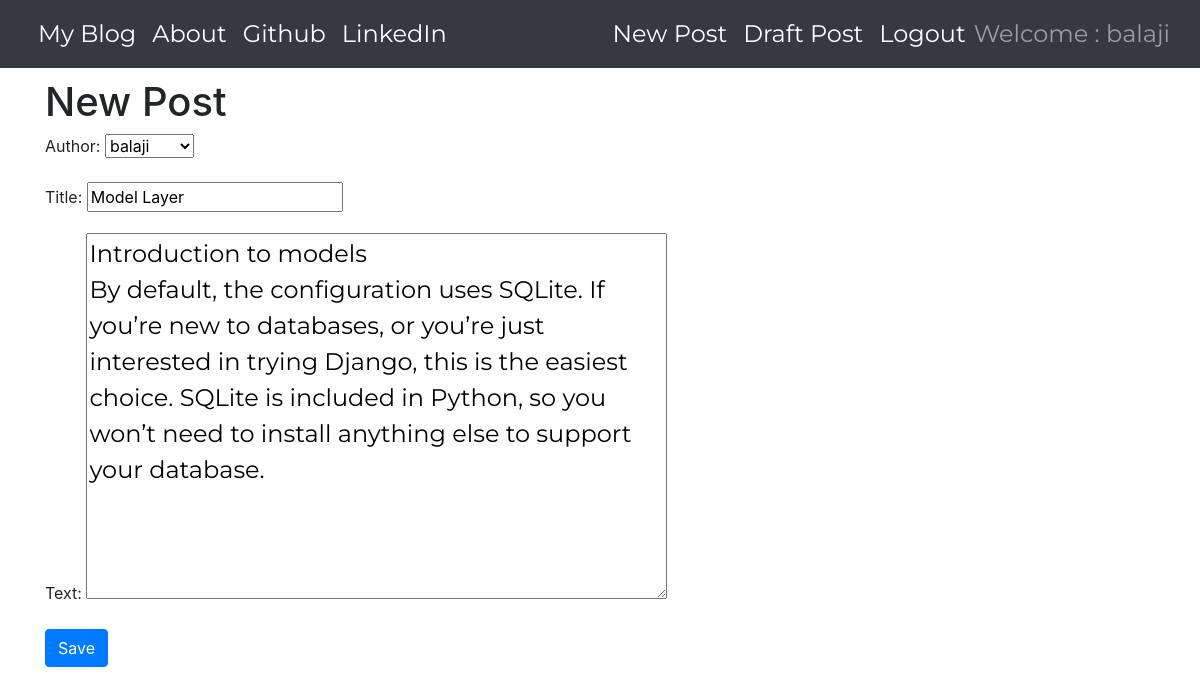
/post/4/edit/ (signed in), run on the app's committed database.
### blogApp/models.py (models this page shows, shortened)
class Post(models.Model):
    author = models.ForeignKey('auth.User',on_delete=models.CASCADE)
    title = models.CharField(max_length=256)
    text = models.TextField()
    create_time = models.DateTimeField(default=timezone.now)
    published_time = models.DateTimeField(blank=True,null=True)

### blogApp/views.py (the view)
# urls.py: path('post/<int:pk>/edit/',views.UpdatePost.as_view(),name='post_edit'),
class UpdatePost(LoginRequiredMixin,UpdateView):
    login_url = '/login/'
    redirect_field_name = 'blogApp/post_detail.html'
    form_class = PostForm
    model = Post

### blogApp/forms.py
class PostForm(forms.ModelForm):
    class Meta():
        model = Post
        fields = ('author','title','text')
        widgets = {
            'title':forms.TextInput(attrs={'class':'textinputclass'}),
            'text':forms.Textarea(attrs={'class':'editable medium-editor-textarea postcontent'})
        }

### blogApp/templates/blogApp/post_form.html (shortened to what this page needs)
{% extends 'blogApp/base.html' %}
{% block content %}
  <h1>New Post</h1>
  <form class="post-form" method="POST">
    {{ form.as_p }}
    <button type="submit" class='btn btn-primary save' name="button">Save</button>
  </form>
{% endblock %}

### blogApp/templates/blogApp/base.html (shortened to what this page needs)
<!DOCTYPE html>
{% load staticfiles %}
{% load octicons %}
<html lang="en" dir="ltr">
  <head>
    <link rel="stylesheet" href="https://stackpath.bootstrapcdn.com/bootstrap/4.3.1/css/bootstrap.min.css">
    <link rel="stylesheet" href="//cdn.jsdelivr.net/npm/medium-editor@latest/dist/css/medium-editor.min.css" type="text/css" media="screen" charset="utf-8">
    <link rel="stylesheet" href="{% static 'css/blogApp.css' %}">
  </head>
  <body>
    <nav class='navbar navbar-expand navbar-dark bg-dark techfont flex-md-row bd-navbar'>
      <div class="container">
        <div class="collapse navbar-collapse" id='navbarNav'>
          <ul class='navbar-nav bd-navbar-nav flex-row'>
            <li class="nav-item active"><a class='nav-link' href="{% url 'post_list' %}">My Blog</a></li>
            <li class="nav-item active"><a class='nav-link' href="{% url 'about' %}">About</a></li>
            <li class="nav-item active"><a class='nav-link' href="https://www.github.com">Github</a></li>
            <li class='nav-item active'><a class='nav-link' href="https://www.linkedin.com">LinkedIn</a></li>
          </ul>
          <ul class='navbar-nav flex-row ml-md-auto d-none d-md-flex'>
            {% if user.is_authenticated %}
              <li class='nav-item active'><a class='nav-link' href="{% url 'post_new' %}">New Post</a></li>
              <li class='nav-item active'><a class='nav-link' href="{% url 'draft' %}">Draft Post</a></li>
              <li class='nav-item active'><a class='nav-link' href="{% url 'logout' %}">Logout</a></li>
              <span class="navbar-text">Welcome : {{ user.username }}</span>
            {% else %}
              <li><a class="nav-item active navbar-right" href="{% url 'login' %}"><i class="fas fa-user" style="color:white"></i></a></li>
            {% endif %}
          </ul>
        </div>
      </div>
    </nav>
        <div class="content container">
            <div class="row">
                <div class="col-md-8">
                  <div class="blog_posts">
                    {% block content %}
                    {% endblock %}
                  </div>
                </div>
            </div>
        </div>
  </body>
</html>

### blogApp/static/css/blogApp.css (style rules this page uses)
.techfont { font-family: 'Montserrat', sans-serif; font-size: 1.5em; margin-bottom: 10px; }
.postcontent { font-family: 'Montserrat'; font-size: 1.5em; }

### data on the page
Post: author "balaji", title "Model Layer", text "Introduction to models By default, the configuration uses SQLite. If you’re new to databases, or you’re just interested in trying Django, this is the easiest choice. SQLite is included in Python, so you won’t need to install anything else to support your database."

### other printed values
{{ user.username }} "balaji"
